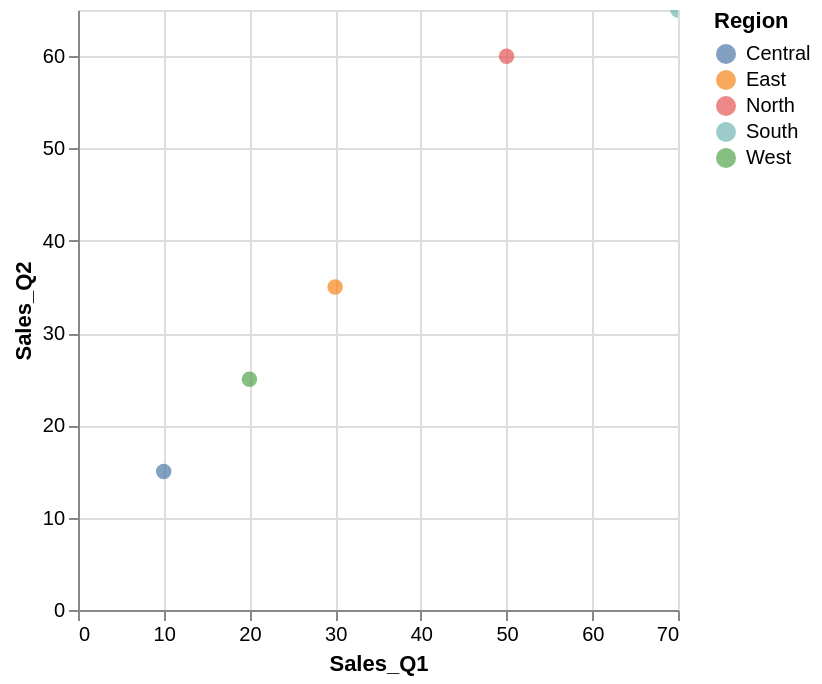

Notebook source saved alongside this figure:
### Code cell
import altair as alt
import pandas as pd

fruit_data = pd.DataFrame({
    'Fruit': ['Apple', 'Banana', 'Cherry', 'Date', 'Elderberry'],
    'Sales_Q1': [50, 70, 30, 20, 10],
    'Sales_Q2': [60, 65, 35, 25, 15],
    'Region': ['North', 'South', 'East', 'West', 'Central']
})

alt.Chart(fruit_data).mark_circle(size=60).encode(
    x='Sales_Q1',
    y='Sales_Q2',
    color='Region',
    tooltip=['Fruit', 'Sales_Q1', 'Sales_Q2', 'Region']
).interactive()

### Figure 1 — Vega-Lite specification as saved in the notebook (floating-point values rounded to 4 significant figures)
{"config": {"view": {"continuousWidth": 300, "continuousHeight": 300}}, "data": {"name": "data-d936f4d6ce4bc81535f6fa52e166a3cd"}, "mark": {"type": "circle", "size": 60}, "encoding": {"color": {"field": "Region", "type": "nominal"}, "tooltip": [{"field": "Fruit", "type": "nominal"}, {"field": "Sales_Q1", "type": "quantitative"}, {"field": "Sales_Q2", "type": "quantitative"}, {"field": "Region", "type": "nominal"}], "x": {"field": "Sales_Q1", "type": "quantitative"}, "y": {"field": "Sales_Q2", "type": "quantitative"}}, "params": [{"name": "param_1e9efca18e7a2868", "select": {"type": "interval", "encodings": ["x", "y"]}, "bind": "scales"}], "$schema": "https://vega.github.io/schema/vega-lite/v6.1.0.json", "datasets": {"data-d936f4d6ce4bc81535f6fa52e166a3cd": [{"Fruit": "Apple", "Sales_Q1": 50, "Sales_Q2": 60, "Region": "North"}, {"Fruit": "Banana", "Sales_Q1": 70, "Sales_Q2": 65, "Region": "South"}, {"Fruit": "Cherry", "Sales_Q1": 30, "Sales_Q2": 35, "Region": "East"}, {"Fruit": "Date", "Sales_Q1": 20, "Sales_Q2": 25, "Region": "West"}, {"Fruit": "Elderberry", "Sales_Q1": 10, "Sales_Q2": 15, "Region": "Central"}]}}
